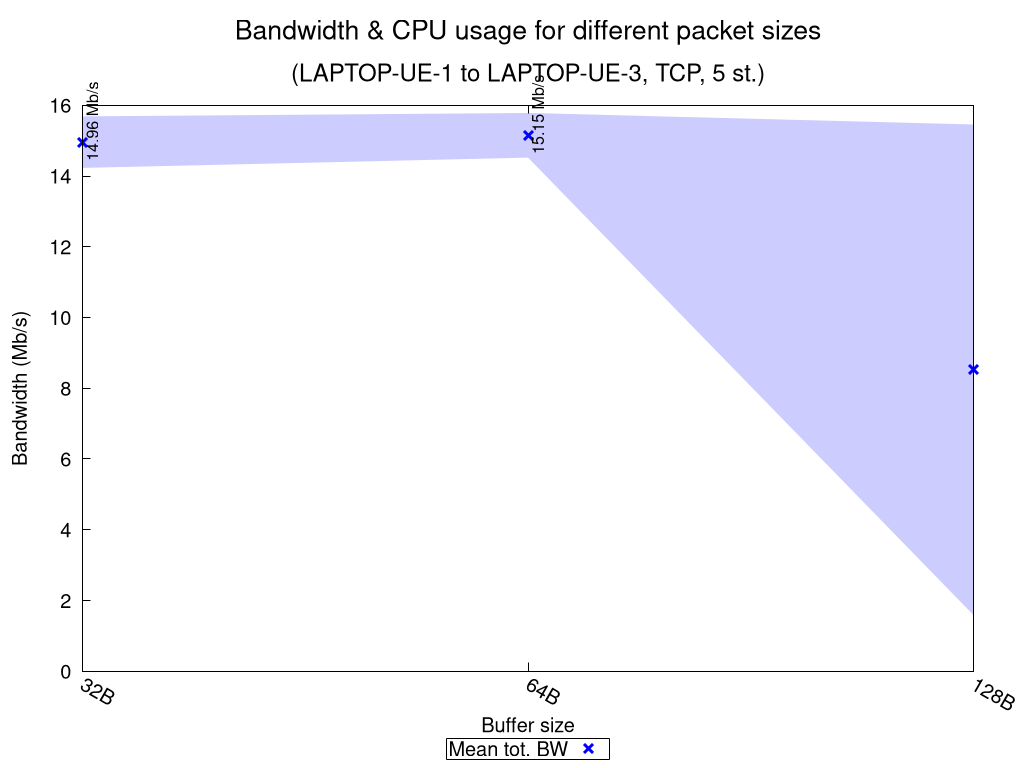

Write gnuplot code to recreate this figure.
set terminal pngcairo nocrop enhanced size 1024,768 font "Verdana,15"
set output "TCP_5_st_2020_10_06_16-04-51_one2two_summary.png"

set title "{/=20 Bandwidth \\& CPU usage for different packet sizes}\n\n{/=18 (LAPTOP-UE-1 to LAPTOP-UE-3, TCP, 5 st.)}"

set xlabel "Buffer size"
set ylabel "Bandwidth (Mb/s)"
set ytics nomirror
set key bmargin center horizontal box samplen 1 width -1
set bmargin 4.6
set rmargin 4.5
set xtics rotate by -30
printxsizes(x) = x < 1024.0 ? sprintf("%.0fB", x) : (x < 1048576.0 ? sprintf("%.0fKB", x/1024.0) : sprintf("%.0fMB", x/1048576.0))

rf = 1000000.0  # rate factor
stats "TCP_5_st_2020_10_06_16-04-51_one2two_iperf_summary.dat" using ($1 >= 0 ? $3 : 1/0) nooutput
set logscale x 2
set style fill transparent solid 0.2 noborder
set autoscale xfix
plot "TCP_5_st_2020_10_06_16-04-51_one2two_iperf_summary.dat" using ($1 >= 0 ? $2 : 1/0):($3/rf-$4/rf):($3/rf+$4/rf) with filledcurves lc rgb "blue" notitle, \
     "" using 2:($1 >= 0 ? $3/rf : 1/0):xtic(printxsizes($2)) with points pt 2 ps 1.5 lw 3 lc rgb "blue" title "Mean tot. BW", \
     "" using 2:($1 >= 0 ? $3/rf : 1/0):(sprintf("%.2f Mb/s", $3/rf)) with labels offset 0.9,1.0 rotate by 90 font ",12" notitle, \
     "" using ($1 < 0 ? $2 : 1/0):(STATS_min/rf):(sprintf("Net test failed!")) with labels offset 0.9,2.5 rotate by 90 tc rgb "red" font ",12" notitle, \
